Frame 1 (no input): blank canvas, image omitted
Frame 60 (the mouse pressed at the canvas centre just before this capture): blank canvas, image omitted
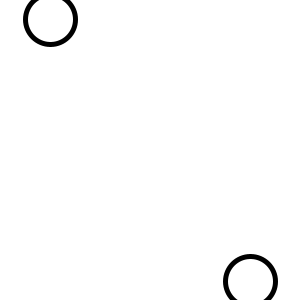
Frame 120 (the mouse held since frame 60 and released just before this capture)

The Processing sketch whose frames 1 and 60 were blank and that drew this single picture after the mouse press (run headless with seeded random() and noise(); from frame 60 on, the mouse is pressed at the canvas centre):

// Processing sketch: sketch_6th_transformation
// ── sketch_6th_transformation.pde
//LESSON 2E
int y1; 
int y2; 

void setup() {
  size(300, 300); 
  y1 = -100;
  y2 = 400; 
  strokeWeight(5); 
}

void draw() { 
  background(255); 
  ellipse(50, y1 , 50, 50); 
  ellipse(250, y2, 50, 50); 
  y1 = y1 + 1; 
  y2 = y2 - 1; 
  if(y1 > 600) {
    y1 = -100; 
    y2 = 400; 
  }
}
